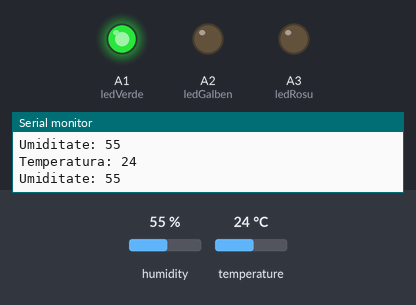
The sketch below on a simulated Arduino Uno, built with avr-gcc and run on an emulated ATmega328P. Parts: output pins drawn as LEDs (lit = HIGH), the last lines printed to the serial monitor. The test bench sets the inputs (shaded band); at power-on: humidity 55 %, temperature 24 °C.

Above: at 1.2 s.
1.3 s: humidity set to 57 %
At 2.5 s:
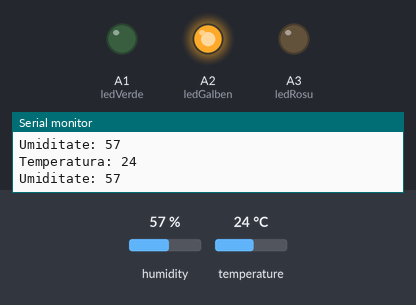
2.8 s: humidity set to 59 %
5.8 s: humidity set to 62 %
At 7.0 s:
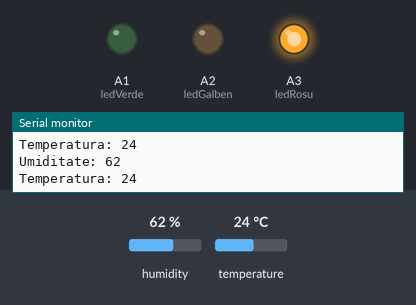
7.3 s: humidity set to 22 %
At 8.2 s:
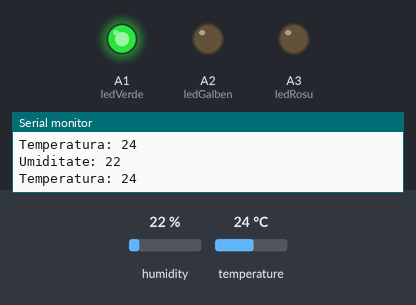
10.3 s: humidity set to 68 %
At 11.5 s:
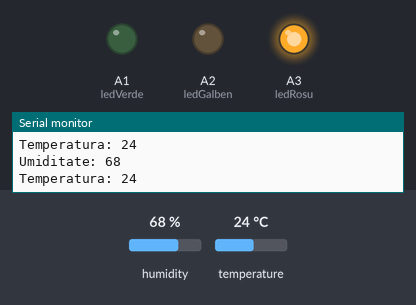
Timing chart, 0 to 12.8 s (numbered marks = the images above; inputs shaded):
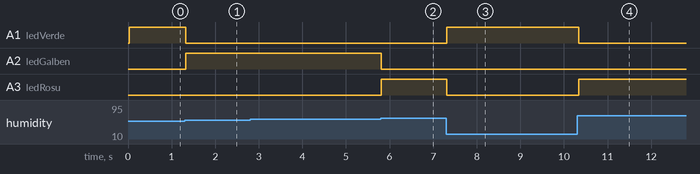

The sketch:

arduino_andrei_final_fara_lcd.ino
```cpp
#include <SimpleDHT.h> // Include biblioteca pentru senzorul DHT11

// Pinul la care este conectat senzorul DHT11
int pinDHT11 = A0;
SimpleDHT11 dht11(pinDHT11);

// Pinii la care sunt conectate LED-urile
int ledVerde = A1;
int ledGalben = A2;
int ledRosu = A3;

void setup() {
  pinMode(ledVerde, OUTPUT); // Setează LED-ul verde ca ieșire
  pinMode(ledGalben, OUTPUT); // Setează LED-ul galben ca ieșire
  pinMode(ledRosu, OUTPUT); // Setează LED-ul roșu ca ieșire
  Serial.begin(9600); // Inițializează comunicația serială pentru afișarea datelor în consolă
}

void loop() {
  byte temperatura = 0;
  byte umiditate = 0;
  if (dht11.read(&temperatura, &umiditate, NULL)) {
    return;
  }

  // Afișează umiditatea și temperatura în consolă
  Serial.print("Umiditate: ");
  Serial.println(umiditate);
  Serial.print("Temperatura: ");
  Serial.println(temperatura);

  static byte lastUmiditate = 0;

  if (umiditate != lastUmiditate) {
    lastUmiditate = umiditate;

    if (umiditate >= 20 && umiditate <= 55) {
      digitalWrite(ledVerde, HIGH); // Aprinde LED-ul verde
      digitalWrite(ledGalben, LOW); // Stinge LED-ul galben
      digitalWrite(ledRosu, LOW); // Stinge LED-ul roșu
    } else if (umiditate > 55 && umiditate <= 60) {
      digitalWrite(ledVerde, LOW); // Stinge LED-ul verde
      digitalWrite(ledGalben, HIGH); // Aprinde LED-ul galben
      digitalWrite(ledRosu, LOW); // Stinge LED-ul roșu
    } else if (umiditate > 60 && umiditate <= 95) {
      digitalWrite(ledVerde, LOW); // Stinge LED-ul verde
      digitalWrite(ledGalben, LOW); // Stinge LED-ul galben
      digitalWrite(ledRosu, HIGH); // Aprinde LED-ul roșu
    }
  }
}
```

Measured:
- the behaviour switches between 55 and 56 % on humidity (found by bisection; images 0 and 1)
- the behaviour switches between 60 and 61 % on humidity (found by bisection; images 1 and 2)
- after the input at 1.3 s, A1 (ledVerde): HIGH → LOW at once; A2 (ledGalben): LOW → HIGH at once
- after the input at 5.8 s, A2 (ledGalben): HIGH → LOW at once; A3 (ledRosu): LOW → HIGH at once
- after the input at 7.3 s, A1 (ledVerde): LOW → HIGH at once; A3 (ledRosu): HIGH → LOW at once
- after the input at 10.3 s, A1 (ledVerde): HIGH → LOW at once; A3 (ledRosu): LOW → HIGH at once
